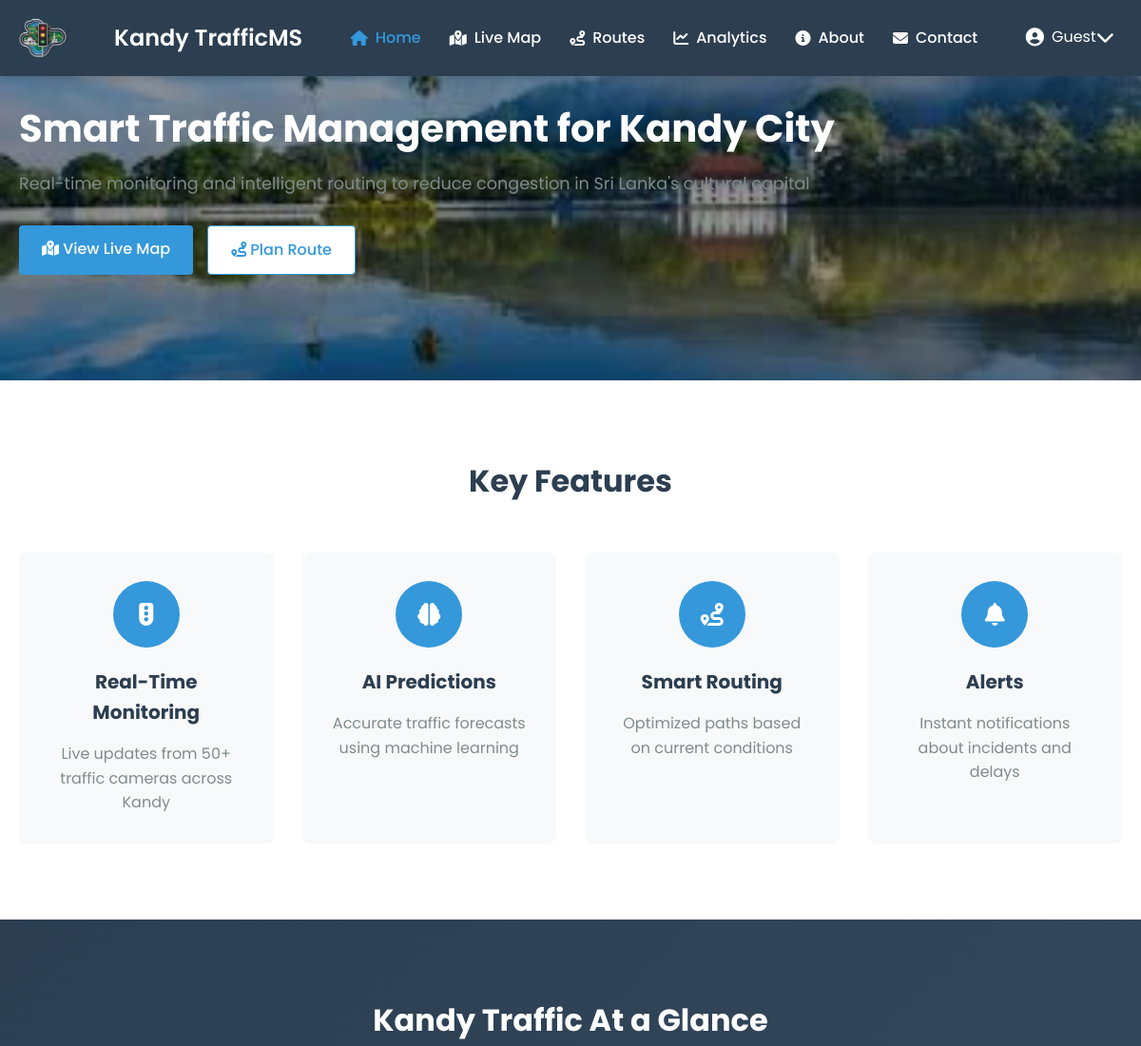
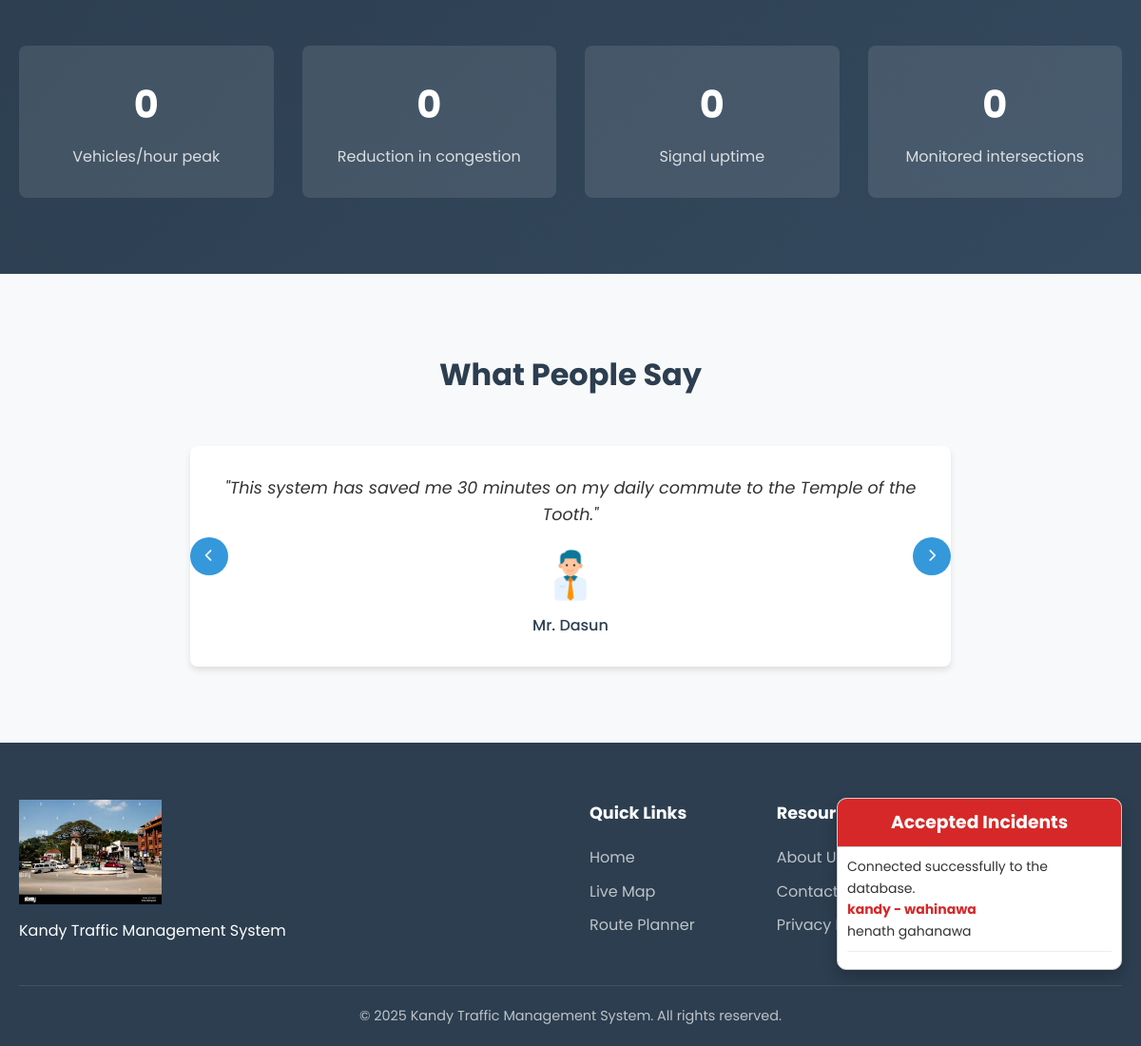
Page /php/home.php on the committed database (2 pictures, top to bottom).
### tables this page shows
CREATE TABLE `incident_report` (
  `id` int(11) NOT NULL,
  `location` varchar(100) NOT NULL,
  `type` varchar(100) NOT NULL,
  `description` varchar(100) NOT NULL,
  `status` varchar(100) NOT NULL DEFAULT 'pending'
);

### php/home.php (the view, shortened to what this page needs)
<!DOCTYPE html>
<html lang="en">
<head>
  <link rel="stylesheet" href="https://cdnjs.cloudflare.com/ajax/libs/font-awesome/6.4.0/css/all.min.css">
  <link rel="stylesheet" href="assets/css/home.css">
</head>
<body>
  <nav class="navbar">
    <div class="container">
      <div class="logo">
        <img src="assets/img/Logof.jpg" alt="Kandy Traffic Logo">
        <span>Kandy TrafficMS</span>
      </div>
      <ul class="nav-links">
        <li><a href="home.php" class="active"><i class="fas fa-home"></i> Home</a></li>
        <li><a href="map.html"><i class="fas fa-map-marked-alt"></i> Live Map</a></li>
        <li><a href="routes.html"><i class="fas fa-route"></i> Routes</a></li>
        <li><a href="analytics.php"><i class="fas fa-chart-line"></i> Analytics</a></li>
        <li><a href="about.html"><i class="fas fa-info-circle"></i> About</a></li>
        <li><a href="contact.html"><i class="fas fa-envelope"></i> Contact</a></li>
      </ul>
      <div class="user-actions">
        <div class="user-dropdown">
          <button class="user-btn">
            <i class="fas fa-user-circle"></i>
            <span id="usernameDisplay">Guest</span>
            <i class="fas fa-chevron-down"></i>
          </button>
        </div>
      </div>
    </div>
  </nav>
  <div style="position: fixed; right: 20px; bottom: 80px; width: 300px; max-height: 400px; background-color: #fff; border: 1px solid #ccc; box-shadow: 0 8px 16px rgba(0,0,0,0.2); z-index: 1000; border-radius: 10px; overflow: hidden; font-family: 'Poppins', sans-serif;">
    <div style="background-color: #d62828; color: white; padding: 10px; font-size: 16px; font-weight: 600; text-align: center; border-bottom: 1px solid #ccc;">
      <h3 style="margin: 0;">Accepted Incidents</h3>
    </div>
    <div id="incident-container" style="padding: 10px; overflow-y: auto; max-height: 340px; font-size: 14px; color: #333;">
      <?php
        include 'db_connection.php';
        $sql = "SELECT location, type, description FROM incident_report WHERE status = 'accepted'";
        $result = $conn->query($sql);
        if ($result && $result->num_rows > 0) {
          while ($row = $result->fetch_assoc()) {
            echo '<div style="margin-bottom: 10px;">';
            echo '<strong style="display: block; color: #d62828;">' . htmlspecialchars($row['location']) . ' - ' . htmlspecialchars($row['type']) . '</strong>';
            echo '<span>' . nl2br(htmlspecialchars($row['description'])) . '</span>';
            echo '</div><hr style="border: 0; height: 1px; background-color: #eee; margin: 8px 0;">';
          }
        } else {
          echo '<p>No incidents found.</p>';
        }
      ?>
    </div>
  </div>
  <header class="hero-section">
    <div class="container">
      <div class="hero-content">
        <h1>Smart Traffic Management for Kandy City</h1>
        <p>Real-time monitoring and intelligent routing to reduce congestion in Sri Lanka's cultural capital</p>
        <div class="cta-buttons">
          <a href="map.html" class="btn primary-btn"><i class="fas fa-map-marked-alt"></i> View Live Map</a>
          <a href="routes.html" class="btn secondary-btn"><i class="fas fa-route"></i> Plan Route</a>
        </div>
      </div>
    </div>
  </header>
  <section class="features-section">
    <div class="container">
      <h2>Key Features</h2>
      <div class="features-grid">
        <div class="feature-card">
          <div class="feature-icon"><i class="fas fa-traffic-light"></i></div>
          <h3>Real-Time Monitoring</h3>
          <p>Live updates from 50+ traffic cameras across Kandy</p>
        </div>
        <div class="feature-card">
          <div class="feature-icon"><i class="fas fa-brain"></i></div>
          <h3>AI Predictions</h3>
          <p>Accurate traffic forecasts using machine learning</p>
        </div>
        <div class="feature-card">
          <div class="feature-icon"><i class="fas fa-route"></i></div>
          <h3>Smart Routing</h3>
          <p>Optimized paths based on current conditions</p>
        </div>
        <div class="feature-card">
          <div class="feature-icon"><i class="fas fa-bell"></i></div>
          <h3>Alerts</h3>
          <p>Instant notifications about incidents and delays</p>
        </div>
      </div>
    </div>
  </section>
  <section class="stats-section">
    <div class="container">
      <h2>Kandy Traffic At a Glance</h2>
      <div class="stats-grid">
        <div class="stat-card">
          <div class="stat-value" data-count="1250">0</div>
          <div class="stat-label">Vehicles/hour peak</div>
        </div>
        <div class="stat-card">
          <div class="stat-value" data-count="45">0</div>
          <div class="stat-label">Reduction in congestion</div>
        </div>
        <div class="stat-card">
          <div class="stat-value" data-count="98">0</div>
          <div class="stat-label">Signal uptime</div>
        </div>
        <div class="stat-card">
          <div class="stat-value" data-count="30">0</div>
          <div class="stat-label">Monitored intersections</div>
        </div>
      </div>
    </div>
  </section>
  <section class="testimonials-section">
    <div class="container">
      <h2>What People Say</h2>
      <div class="testimonials-slider">
        <div class="testimonial active">
          <p>"This system has saved me 30 minutes on my daily commute to the Temple of the Tooth."</p>
          <div class="author"><img src="assets/img/Man-3.png" alt="Mr. Dasun"><span>Mr. Dasun</span></div>
        </div>
        <div class="slider-controls">
          <button class="prev-btn"><i class="fas fa-chevron-left"></i></button>
          <button class="next-btn"><i class="fas fa-chevron-right"></i></button>
        </div>
      </div>
    </div>
  </section>
  <footer class="footer">
    <div class="container">
      <div class="footer-content">
        <div class="footer-logo">
          <img src="assets/img/BGIM-5.jpg" alt="Kandy Traffic Logo">
          <span>Kandy Traffic Management System</span>
        </div>
        <div class="footer-links">
          <div class="links-column">
            <h4>Quick Links</h4>
            <ul>
              <li><a href="home.php">Home</a></li>
              <li><a href="map.html">Live Map</a></li>
              <li><a href="routes.html">Route Planner</a></li>
            </ul>
          </div>
          <div class="links-column">
            <h4>Resources</h4>
            <ul>
              <li><a href="about.html">About Us</a></li>
              <li><a href="contact.html">Contact</a></li>
              <li><a href="privacy.html">Privacy Policy</a></li>
            </ul>
          </div>
          <div class="links-column">
            <h4>Connect</h4>
            <div class="social-links">
              <a href="#"><i class="fab fa-facebook-f"></i></a>
              <a href="#"><i class="fab fa-twitter"></i></a>
              <a href="#"><i class="fab fa-instagram"></i></a>
              <a href="#"><i class="fab fa-linkedin-in"></i></a>
            </div>
          </div>
        </div>
      </div>
      <div class="footer-bottom">
        <p>&copy; 2025 Kandy Traffic Management System. All rights reserved.</p>
      </div>
    </div>
  </footer>
</body>
</html>

### rows in the picture
incident_report: location "kandy", type "wahinawa", description "henath gahanawa"
